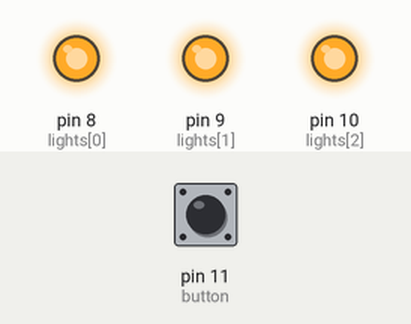
Bench run of a sketch on a simulated Arduino Uno, built with avr-gcc and run on an emulated ATmega328P. Shown: output pins drawn as LEDs (lit = HIGH). Dashed ring = blinking. The test bench sets the inputs (shaded band); at power-on: pin 11 (button) LOW. What the sketch prints to the serial monitor is not drawn.

Above: at 1.2 s.
1.3 s: pin 11 (button) pulled HIGH for 1 s
At 2.2 s:
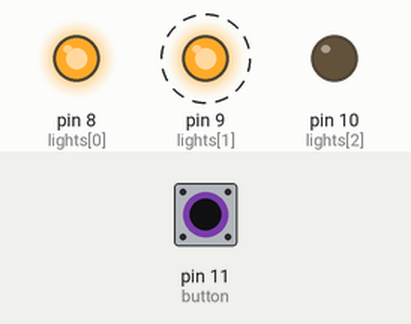
3.9 s: pin 11 (button) pulled HIGH for 0.25 s
At 5.0 s:
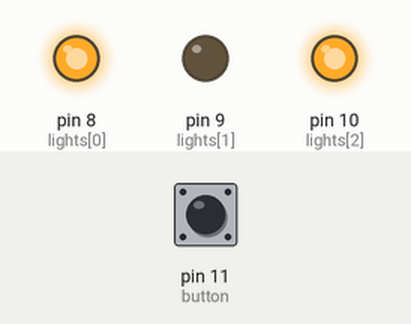
5.6 s: pin 11 (button) pulled HIGH for 3.2 s
At 9.8 s:
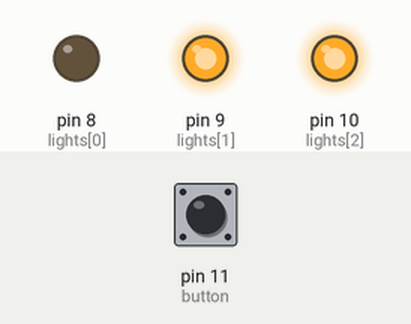
Timing chart, 0 to 11.3 s (numbered marks = the images above; inputs shaded):
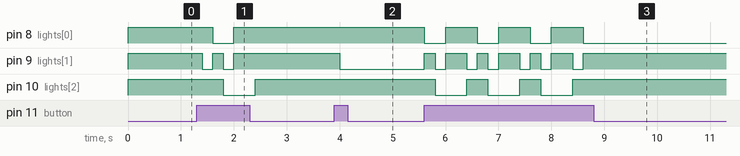

Measured:
- after the input at 1.3 s, pin 8 (lights[0]): HIGH → LOW after 0.30 s, → HIGH 0.40 s later; pin 9 (lights[1]): alternates HIGH for 0.20 s and LOW for 0.20 s, 4 changes in all, then stays HIGH, starting after 0.10 s; pin 10 (lights[2]): HIGH → LOW after 0.50 s, → HIGH 0.60 s later
- after the input at 3.9 s, pin 9 (lights[1]): HIGH → LOW after 0.10 s
- after the input at 5.6 s, pin 8 (lights[0]): alternates HIGH for 0.60 s and LOW for 0.40 s, 7 changes in all, then stays LOW, starting at once; pin 9 (lights[1]): LOW → HIGH at once, then repeats every 1.0 s: LOW 0.20 s, HIGH 0.40 s, LOW 0.20 s, HIGH 0.20 s, until it stays HIGH from 8.6 s

The sketch:

controllerCode_v0.ino
```cpp
/*
 * Table Lights
 *
 * Controller Code; To be uploaded on Arduino board.
 *
 * My table consists of 3 lights (1 Yellow + 2 White).
 * The current setup is completely based on traditional electronic circuits.
 * I want to bring it on IOT (Internet of Things) using Arduino.
 * I want to control all the lights using a single button.
 *
 */

#define NO_LEDS 3

const int lights[NO_LEDS] = {8, 9, 10};
const int button = 11;

int cycleState = 0;

void turnLight(int light, bool val) {
  switch(light) {
    case 8:
    case 9:
      if(val == true)
        digitalWrite(light, HIGH);
      else
        digitalWrite(light, LOW);
      break;

    case 10:
      if(val == true)
        digitalWrite(light, LOW);
      else
        digitalWrite(light, HIGH);
      break;
  }
}

void setup() {
  // put your setup code here, to run once:

  // Begin Serial communication
  Serial.begin(9600);
  Serial.println("Serial communication established.");

  // Set the pin mode for each I/O
  for(int i = 0; i < NO_LEDS; i++) {
    pinMode(lights[i], OUTPUT);
  }
  pinMode(button, INPUT);

  // Present the Output pins
  turnLight(lights[0], true);  // default for light 1 is ON
  turnLight(lights[1], true);  // default for light 2 is ON
  turnLight(lights[2], false); // default for light 3 is OFF
}

void loop() {
  // put your main code here, to run repeatedly:

  int buttonVal = digitalRead(button);

  if(buttonVal == HIGH)
    cycleState++;

  switch(cycleState) {
    case 0:
      // default state
      // ON ON OFF
      turnLight(lights[0], true);
      turnLight(lights[1], true);
      turnLight(lights[2], false);
      break;

    case 1:
      // Mode 1
      // ON OFF OFF
      turnLight(lights[0], true);
      turnLight(lights[1], false);
      turnLight(lights[2], false);
      break;

    case 2:
      // Mode 2
      // OFF ON OFF
      turnLight(lights[0], false);
      turnLight(lights[1], true);
      turnLight(lights[2], false);
      break;

    case 3:
      // Mode 3
      // OFF OFF ON
      turnLight(lights[0], false);
      turnLight(lights[1], false);
      turnLight(lights[2], true);
      break;

    case 4:
      // Mode 4
      // ON ON ON
      turnLight(lights[0], true);
      turnLight(lights[1], true);
      turnLight(lights[2], true);
      break;

    default:
      // Mode RESET
      // cycleState = 0 again
      cycleState = 0;
  }

  delay(200);
}
```
